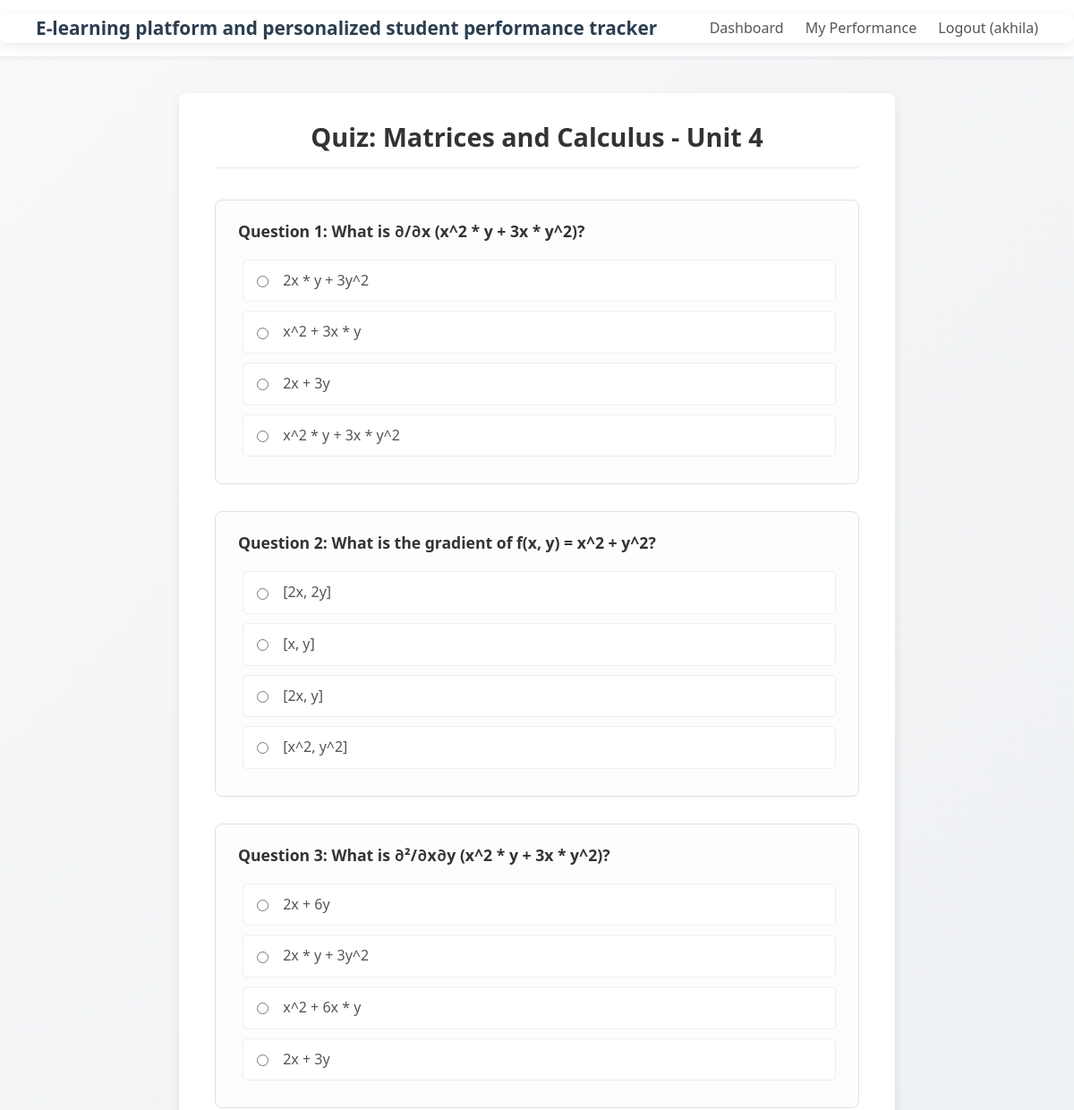
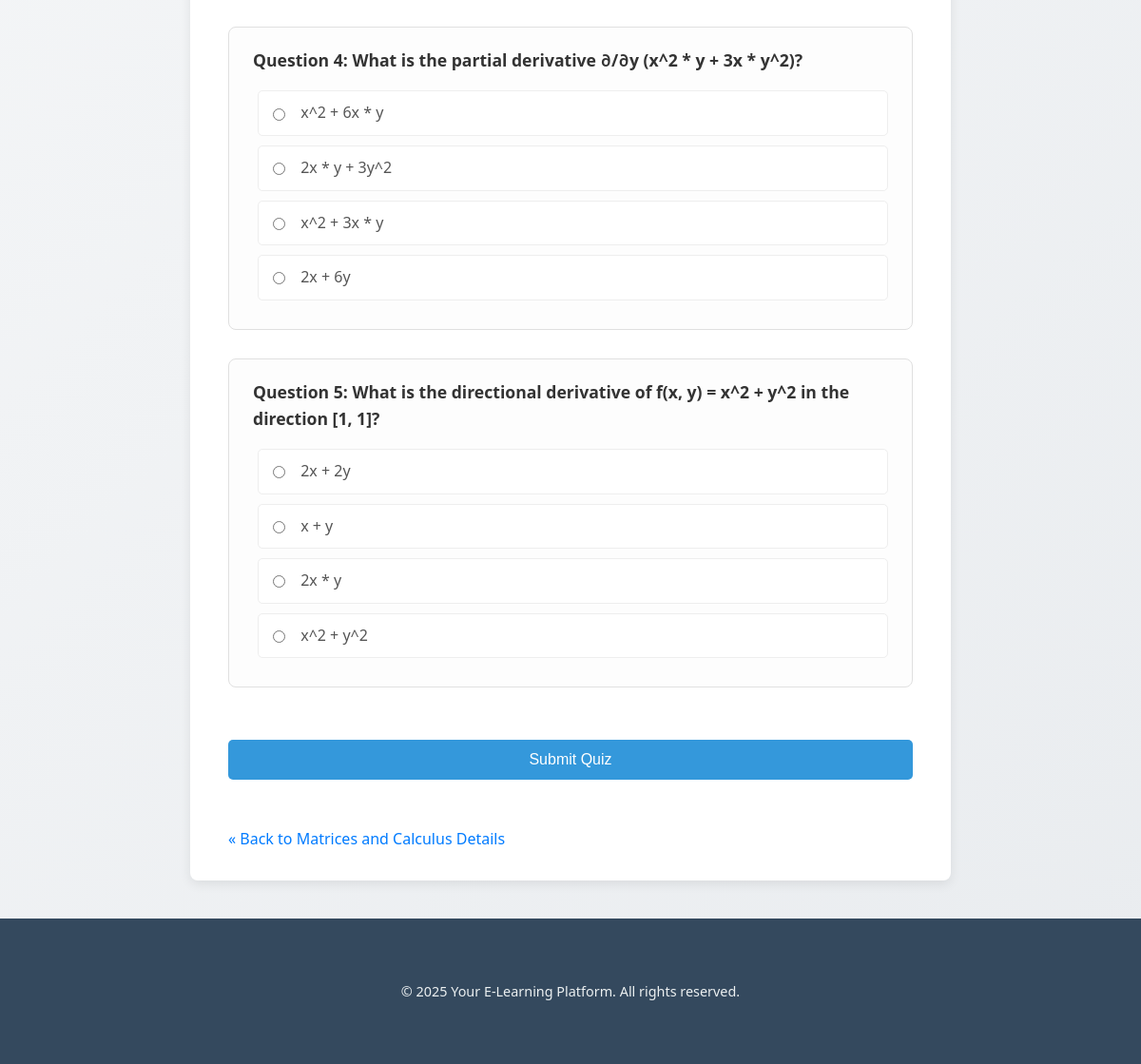
The app's page /quiz/1/1/Matrices and Calculus/4 (signed in) with its own data (2 pictures, top to bottom).
### tables this page shows
CREATE TABLE quizzes (
    id INTEGER PRIMARY KEY AUTOINCREMENT,
    year INTEGER NOT NULL,
    semester INTEGER NOT NULL,
    subject TEXT NOT NULL,
    unit INTEGER NOT NULL,
    question_number INTEGER NOT NULL, -- Order of question within the quiz (e.g., 1, 2, 3...)
    question_text TEXT NOT NULL,
    option1 TEXT NOT NULL,
    option2 TEXT NOT NULL,
    option3 TEXT NOT NULL,
    option4 TEXT NOT NULL,
    correct_option INTEGER NOT NULL, -- Number corresponding to the correct option (1, 2, 3, or 4)
    UNIQUE(year, semester, subject, unit, question_number) -- Ensure unique questions per quiz unit
);

### app.py (the view)
@app.route('/quiz/<int:year>/<int:semester>/<subject>/<int:unit>')
@login_required
def quiz(year, semester, subject, unit):
    if not (1 <= year <= 4 and 1 <= semester <= 2 and 1 <= unit <= 5):
        flash("Invalid quiz parameters.", "error")
        return redirect(url_for('dashboard'))
    questions = []
    db = get_db()
    if db:
        try:
            query = """
                SELECT id, question_number, question_text, option1, option2, option3, option4
                FROM quizzes
                WHERE year = ? AND semester = ? AND LOWER(TRIM(subject)) = LOWER(TRIM(?)) AND unit = ?
                ORDER BY question_number
            """
            questions = db.execute(query, (year, semester, subject, unit)).fetchall()
        except sqlite3.Error as e:
            print(f"DB error fetching questions: {e}")
            flash("Database error fetching quiz questions.", "error")
    if not questions:
        flash(f'No quiz questions found for {subject} - Unit {unit}.', 'warning')
        return redirect(url_for('subject_detail_view', year=year, semester=semester, subject=subject))
    return render_template('quiz.html', questions=questions, year=year, semester=semester, subject=subject, unit=unit)

### app.py (called while the page is built)
def get_db():
    if 'db' not in g:
        try:
            g.db = sqlite3.connect(DATABASE, timeout=10)
            g.db.row_factory = sqlite3.Row
            g.db.execute("PRAGMA journal_mode=WAL;")
            g.db.execute("PRAGMA busy_timeout = 5000;")
            g.db.execute("PRAGMA foreign_keys = ON;")
        except sqlite3.Error as e:
            print(f"Database connection error: {e}")
            flash("Database service is currently unavailable. Please try again later.", "error")
            g.db = None # Ensure g.db is None if connection fails
    return g.db

@app.context_processor
def inject_now():
    return {'now': datetime.now(timezone.utc)}

def login_required(f):
    @functools.wraps(f)
    def decorated_function(*args, **kwargs):
        if 'user_id' not in session:
            flash('Please log in to access this page.', 'warning')
            session['next_url'] = request.url
            return redirect(url_for('login'))
        return f(*args, **kwargs)
    return decorated_function

### templates/quiz.html (shortened to what this page needs)
{% extends "base.html" %}
{% block content %}
<div class="quiz-container">
    <h1>Quiz: {{ subject }} - Unit {{ unit }}</h1>
    {% if questions %}
        <div id="quiz">
            <form id="quiz-form" method="POST" action="{{ url_for('submit_quiz') }}">
                {% for question in questions %}
                    <div class="question">
                        <p><strong>Question {{ question.question_number }}:</strong> {{ question.question_text | safe }}</p>
                        <div class="options">
                            {% if question.option1 is not none %}
                            <label><input type="radio" name="q_{{ question.question_number }}" value="1" required> {{ question.option1 | safe }}</label>
                            {% endif %}
                            {% if question.option2 is not none %}
                            <label><input type="radio" name="q_{{ question.question_number }}" value="2" required> {{ question.option2 | safe }}</label>
                            {% endif %}
                            {% if question.option3 is not none %}
                            <label><input type="radio" name="q_{{ question.question_number }}" value="3" required> {{ question.option3 | safe }}</label>
                            {% endif %}
                            {% if question.option4 is not none %}
                            <label><input type="radio" name="q_{{ question.question_number }}" value="4" required> {{ question.option4 | safe }}</label>
                            {% endif %}
                        </div>
                    </div>
                {% endfor %}
                <button class="submit-quiz-button" type="submit">Submit Quiz</button>
            </form>
        </div>
        <div style="margin-top: 30px;">
             <a class="back-link" href="{{ url_for('subject_detail_view', year=year, semester=semester, subject=subject) }}">
                « Back to {{ subject }} Details
            </a>
        </div>
    {% endif %}
</div>
{% endblock %}

### static/css/style.css (style rules this page uses)
* { box-sizing: border-box; margin: 0; padding: 0; }
body { font-family: system-ui, -apple-system, BlinkMacSystemFont, "Segoe UI", Roboto, Oxygen, Ubuntu, Cantarell, "Open Sans", "Helvetica Neue", sans-serif; line-height: 1.6; color: #34495e; background-color: #eef2f7; background-image: linear-gradient(135deg, #f8f9fa 0%, #e9ecef 100%); min-height: 100vh; display: flex; flex-direction: column; }
h1, h2, h3, h4, h5, h6 { margin-bottom: 0.75em; color: #2c3e50; font-weight: 600; line-height: 1.3; }
h1 { font-size: 2em; text-align: center; border-bottom: 1px solid #e9ecef; padding-bottom: 15px; margin-bottom: 30px; }
p { margin-bottom: 1em; }
a { color: #3498db; text-decoration: none; transition: color 0.2s ease; }
form { margin-bottom: 1.5em; }
label { display: block; margin-bottom: 6px; font-weight: 500; color: #555; }
button[type="submit"], .button { display: inline-block; padding: 12px 25px; background-color: #3498db; color: white; border: none; border-radius: 5px; font-size: 1em; font-weight: 500; cursor: pointer; transition: background-color 0.2s ease; text-align: center; text-decoration: none; }
.back-link { display: inline-block; margin-top: 20px; font-weight: 500; color: #007bff; text-decoration: none; }
.quiz-container { max-width: 800px; margin: 40px auto; background-color: #ffffff; padding: 30px 40px; border-radius: 8px; box-shadow: 0 4px 12px rgba(0, 0, 0, 0.08); }
.quiz-container h1 { color: #333; text-align: center; margin-bottom: 35px; font-size: 1.8em; }
.quiz-container .question { margin-bottom: 30px; border: 1px solid #e0e0e0; padding: 20px 25px; border-radius: 8px; background-color: #fdfdfd; }
.quiz-container .question p { margin-top: 0; margin-bottom: 18px; font-weight: 600; font-size: 1.1em; color: #333; }
.quiz-container .options label { display: block; margin: 10px 0 10px 5px; cursor: pointer; padding: 10px 15px; border-radius: 5px; transition: background-color 0.2s ease, border-color 0.2s ease; border: 1px solid #eee; background-color: #fff; }
.quiz-container .options input[type="radio"] { margin-right: 12px; vertical-align: middle; accent-color: #3498db; }
.submit-quiz-button { display: block; width: 100%; padding: 14px 25px; font-size: 1.1em; font-weight: 600; cursor: pointer; background-color: #28a745; color: white; border: none; border-radius: 5px; text-align: center; margin-top: 25px; transition: background-color 0.2s ease, transform 0.1s ease; }

### records on screen
quizzes: question_number "1", question_text "What is ∂/∂x (x^2 * y + 3x * y^2)?", option1 "2x * y + 3y^2", option2 "x^2 + 3x * y", option3 "2x + 3y", option4 "x^2 * y + 3x * y^2"
quizzes: question_number "2", question_text "What is the gradient of f(x, y) = x^2 + y^2?", option1 "[2x, 2y]", option2 "[x, y]", option3 "[2x, y]", option4 "[x^2, y^2]"
quizzes: question_number "3", question_text "What is ∂²/∂x∂y (x^2 * y + 3x * y^2)?", option1 "2x + 6y", option2 "2x * y + 3y^2", option3 "x^2 + 6x * y", option4 "2x + 3y"
quizzes: question_number "4", question_text "What is the partial derivative ∂/∂y (x^2 * y + 3x * y^2)?", option1 "x^2 + 6x * y", option2 "2x * y + 3y^2", option3 "x^2 + 3x * y", option4 "2x + 6y"
quizzes: question_number "5", question_text "What is the directional derivative of f(x, y) = x^2 + y^2 in the direction [1, 1]?", option1 "2x + 2y", option2 "x + y", option3 "2x * y", option4 "x^2 + y^2"

### other values on screen
{{ session.username }} "akhila"
{{ subject }} "Matrices and Calculus"
{{ unit }} "4"
